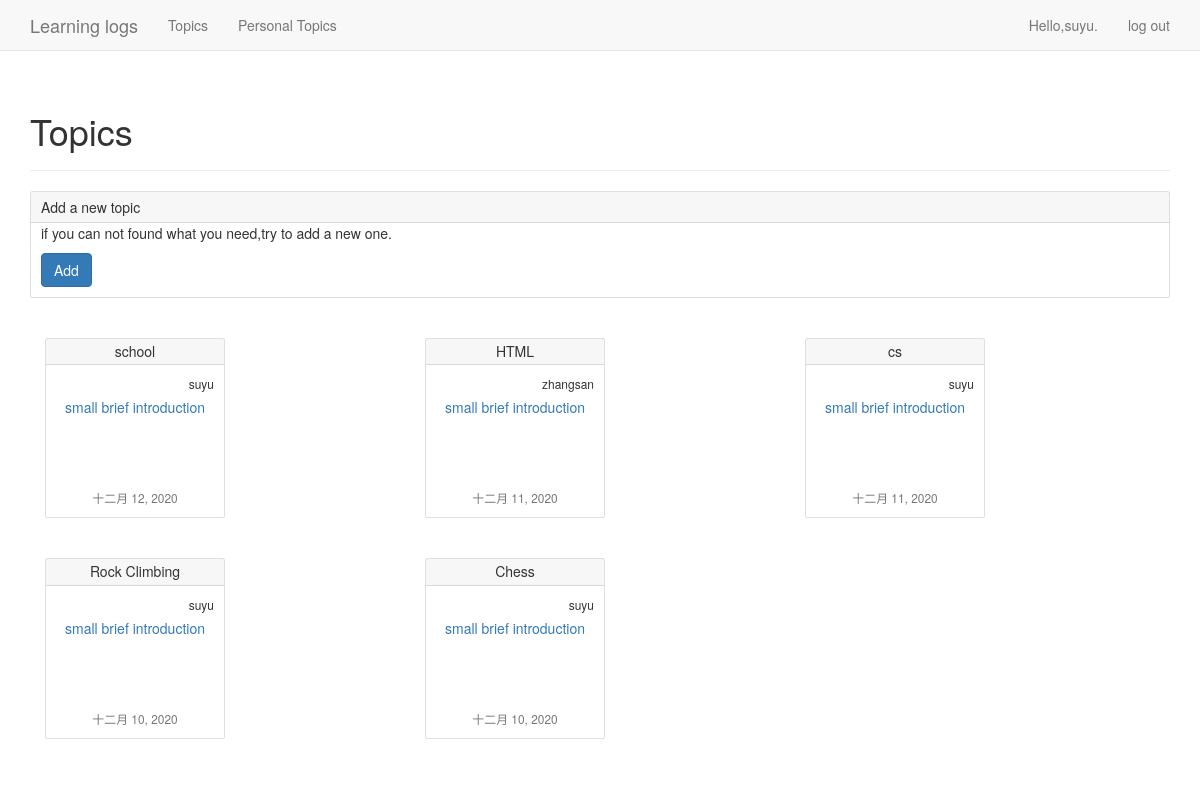
The page /topics/ (signed in) on the database as committed earlier.
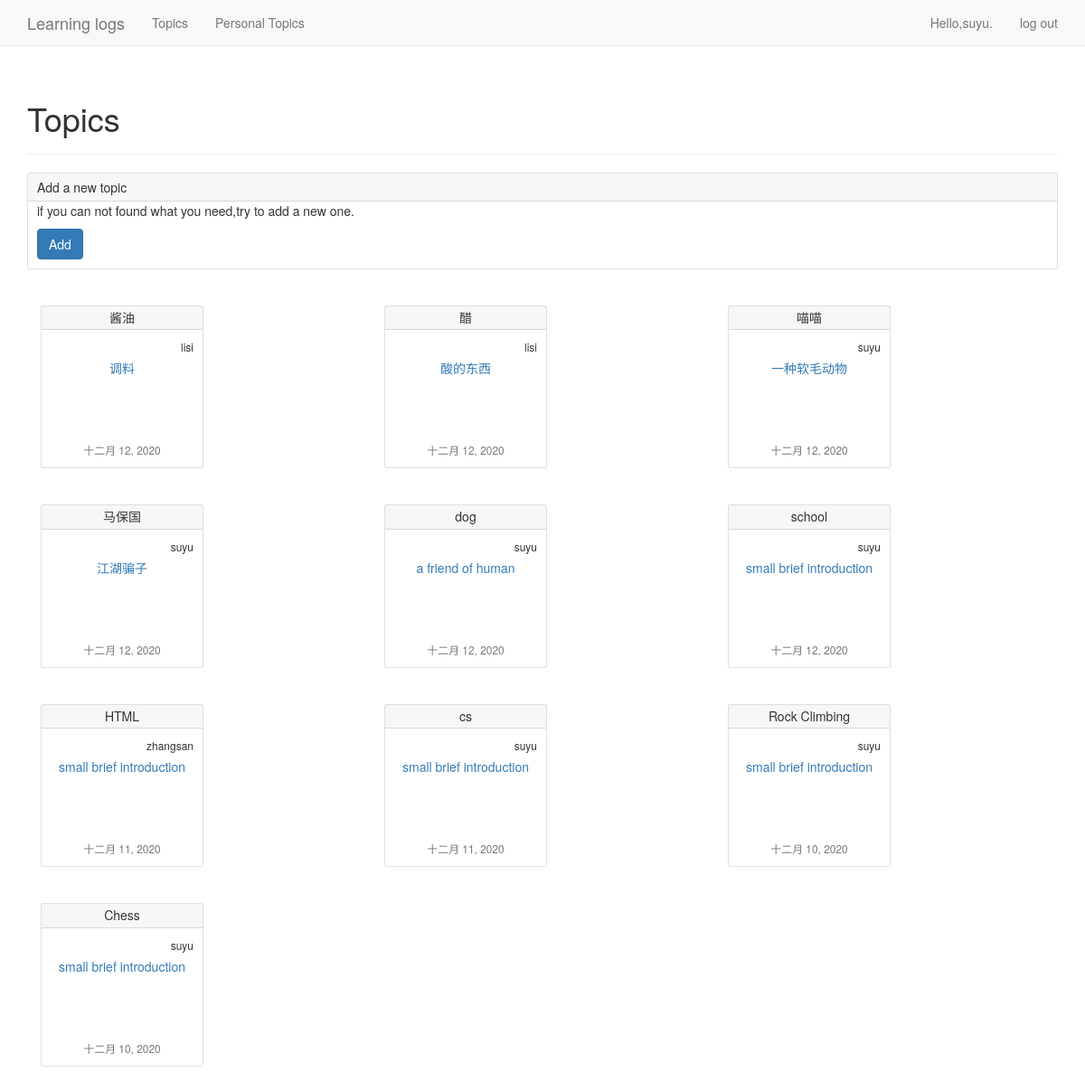
The same page on the database as committed later.
### learning_logs/models.py (models this page shows)
class Topic(models.Model):
    text = models.CharField(max_length=200)
    brief = models.CharField(max_length=100)
    date_added = models.DateTimeField(auto_now_add=True)
    owner = models.ForeignKey(User, on_delete=models.CASCADE)
    public = models.BooleanField()
    def __str__(self):
        return self.text

### learning_logs/views.py (the view)
# urls.py: path('topics/', views.topics, name='topics'),
@login_required
def topics(request):
    topics = Topic.objects.filter(public=1).order_by('-date_added')
    context = {'topics': topics}
    return render(request, 'learning_logs/topics.html', context)

### templates/learning_logs/topics.html (shortened to what this page needs)
<!DOCTYPE html>
<html lang="en" xmlns="http://www.w3.org/1999/html">
<head>
</head>
<body>
    {% extends "learning_logs/base.html" %}
    {% block header %}
        <h1>Topics</h1>
    {% endblock header %}
    {% block content %}
        <div class="card">
          <div class="card-header">
            Add a new topic
          </div>
          <div class="card-body">
            <p class="card-text">if you can not found what you need,try to add a new one.</p>
            <a href="{% url 'learning_logs:new_topic' %}" class="btn btn-primary">Add</a>
          </div>
        </div>
        {% for topic in topics %}
             <div class="col-sm-4">
                <div class="card" style="width: 18rem;"  >
                    <h5 class="card-header">{{ topic }}</h5>
                  <div class="card-body">
                      <p class="little-card-title"> {{ topic.owner}}</p>
                    <p class="little-card-text"><a href="{% url 'learning_logs:topic' topic.id %}" >{{ topic.brief }}</a></p>
                     <div class="card-footer">
                      <small class="text-muted">{{ topic.date_added|date:'M d, Y' }}</small>
                    </div>
                  </div>
                </div>
             </div>
        {% empty %}
        No topic have been added yet
        {% endfor %}
     {% endblock content %}

Rows that differ between the two databases and show on the page:
added Topic: text "酱油", owner "lisi", brief "调料", date_added "十二月 12, 2020"
added Topic: text "醋", owner "lisi", brief "酸的东西", date_added "十二月 12, 2020"
added Topic: text "喵喵", owner "suyu", brief "一种软毛动物", date_added "十二月 12, 2020"
added Topic: text "马保国", owner "suyu", brief "江湖骗子", date_added "十二月 12, 2020"
added Topic: text "dog", owner "suyu", brief "a friend of human", date_added "十二月 12, 2020"
